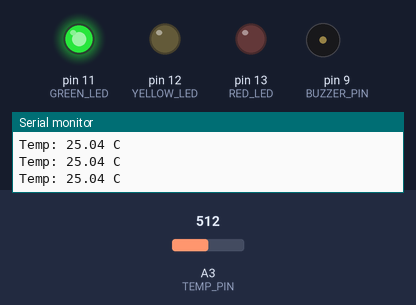
Recording of a sketch running on a simulated Arduino Uno, built with avr-gcc and run on an emulated ATmega328P. Parts: output pins drawn as LEDs (lit = HIGH), buzzer (waves = sounding, pin HIGH), the last lines printed to the serial monitor. The inputs (shaded band) are chosen by the test bench; at power-on: A3 (TEMP_PIN) = 512.

Above: at 1.3 s.
1.4 s: A3 (TEMP_PIN) set to 538
2.9 s: A3 (TEMP_PIN) set to 560
At 4.1 s:
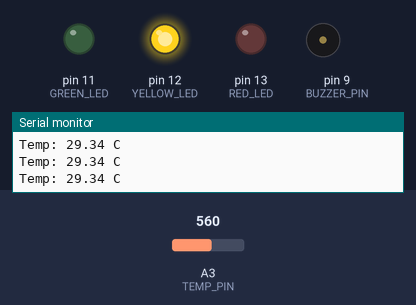
4.5 s: A3 (TEMP_PIN) set to 601
At 5.3 s:
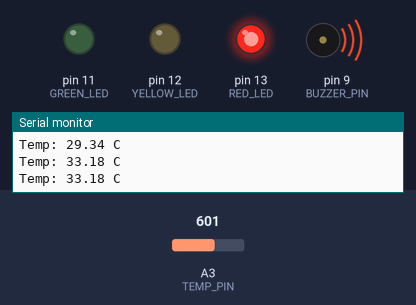
6.0 s: A3 (TEMP_PIN) set to 511
At 6.6 s:
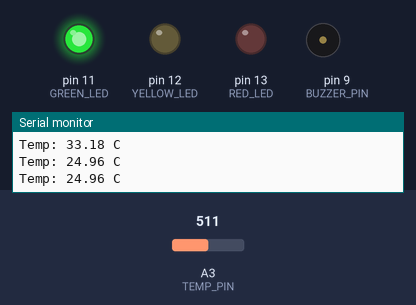
7.5 s: A3 (TEMP_PIN) set to 716
At 7.8 s:
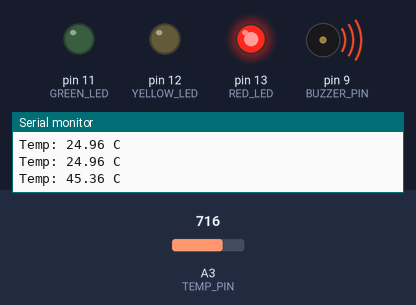
Timing chart, 0 to 10.0 s (numbered marks = the images above; inputs shaded):
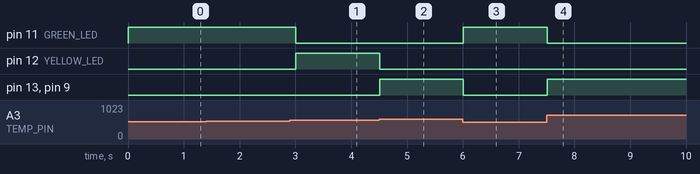

Measured:
- the behaviour switches between 545 and 546 on A3 (TEMP_PIN) (found by bisection; images 0 and 1)
- the behaviour switches between 588 and 589 on A3 (TEMP_PIN) (found by bisection; images 1 and 2)
- after the input at 2.9 s, pin 11 (GREEN_LED): HIGH → LOW after 0.11 s; pin 12 (YELLOW_LED): LOW → HIGH after 0.11 s
- after the input at 4.5 s, pin 12 (YELLOW_LED): HIGH → LOW at once; pin 13 (RED_LED), pin 9 (BUZZER_PIN): LOW → HIGH at once
- after the input at 6.0 s, pin 11 (GREEN_LED): LOW → HIGH at once; pin 13 (RED_LED), pin 9 (BUZZER_PIN): HIGH → LOW at once
- after the input at 7.5 s, pin 11 (GREEN_LED): HIGH → LOW at once; pin 13 (RED_LED), pin 9 (BUZZER_PIN): LOW → HIGH at once

The sketch:

my_room_is_cool.ino
```cpp
#define TEMP_PIN    A3
#define GREEN_LED   11
#define YELLOW_LED  12
#define RED_LED     13
#define BUZZER_PIN  9

void setup() {
  pinMode(GREEN_LED, OUTPUT);
  pinMode(YELLOW_LED, OUTPUT);
  pinMode(RED_LED, OUTPUT);
  pinMode(BUZZER_PIN, OUTPUT);
  Serial.begin(9600);
}

void loop() {
  int raw = analogRead(TEMP_PIN);
  float voltage = raw * (5.0 / 1023.0);
  // Steinhart–Hart equation

  float tempC = (1.0 / (log(1023.0 / raw - 1.0) / 3950 + 1.0 / 298.15)) - 273.15;

  Serial.print("Temp: ");
  Serial.print(tempC);
  Serial.println(" C");

  if (tempC < 28) {
    digitalWrite(GREEN_LED, HIGH);
    digitalWrite(YELLOW_LED, LOW);
    digitalWrite(RED_LED, LOW);
    digitalWrite(BUZZER_PIN, LOW);
  }
  else if (tempC < 32) {
    digitalWrite(GREEN_LED, LOW);
    digitalWrite(YELLOW_LED, HIGH);
    digitalWrite(RED_LED, LOW);
    digitalWrite(BUZZER_PIN, LOW);
  }
  else {
    digitalWrite(GREEN_LED, LOW);
    digitalWrite(YELLOW_LED, LOW);
    digitalWrite(RED_LED, HIGH);
    digitalWrite(BUZZER_PIN, HIGH);
  }

  delay(500);
}
```
